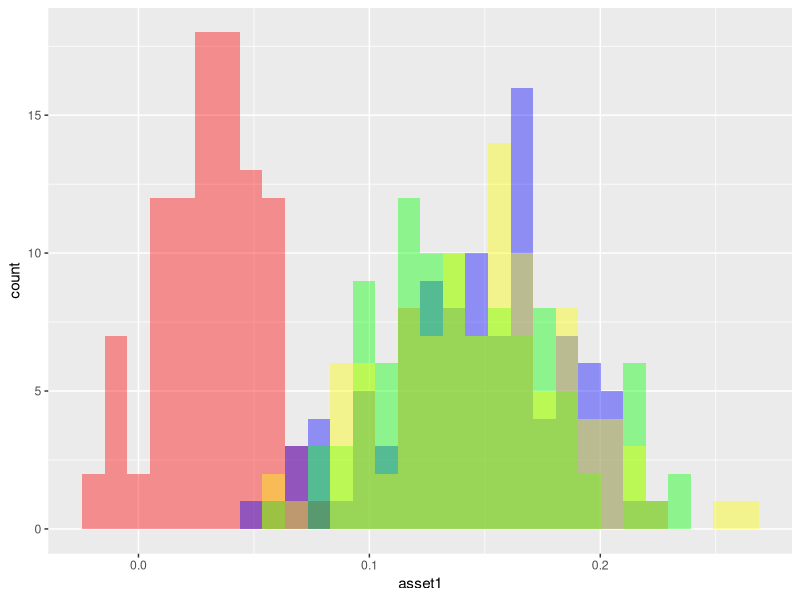
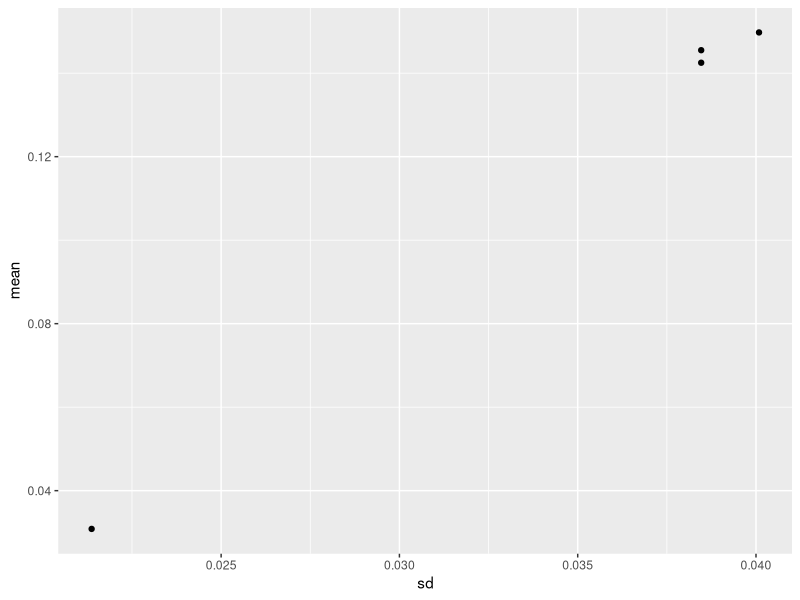
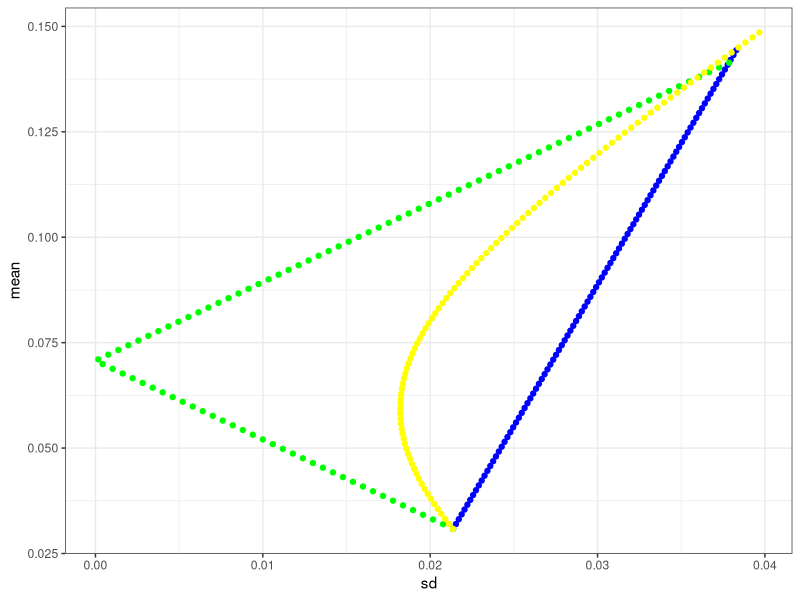

The R script that drew these images, in order:
## ---- chunk 1
library(tidyverse)
## ---- chunk 2
set.seed(202001303)

asset_1 <- data.frame(return = rnorm(100, mean = 0.03, sd = 0.02))

# perfect positive linear correlation
asset_2 <- data.frame(return = 0.09 + asset_1 * 1.8)
## theoretical mean: 0.09 + 0.03 * 1.8 = 0.144
## theoretical var: 1.8^2 * 0.02^2
## theoretical sd: 1.8 * 0.02 = 0.036


# perfect negative linear correlation
asset_3 <- data.frame(return = 0.198 - asset_1 * 1.8)
## theoretical mean: 0.198 - 0.03 * 1.8 = 0.144
## theoretical var: 1.8^2 * 0.02^2
## theoretical sd: 1.8 * 0.02 = 0.036

# somewhere in between correlated
asset_4 <- data.frame(return = rnorm(100, mean = 0.144, sd = 0.036))


combined_return <- data.frame(cbind(asset_1, asset_2, asset_3, asset_4)) %>%
  `colnames<-`(c("asset1", "asset2", "asset3", "asset4"))


# plot 4 assets' returns
ggplot(combined_return) +
  geom_histogram(aes(asset1), fill = 'red', alpha = 0.4) +
  geom_histogram(aes(asset2), fill = 'blue', alpha = 0.4) +
  geom_histogram(aes(asset3), fill = 'green', alpha = 0.4) +
  geom_histogram(aes(asset4), fill = "yellow", alpha = 0.4)

cor(asset_1, asset_2)
cor(asset_1, asset_3)
cor(asset_1, asset_4)

# 4 assets' summary
## mean
mean_1 = mean(asset_1$return)
mean_2 = mean(asset_2$return)
mean_3 = mean(asset_3$return)
mean_4 = mean(asset_4$return)

## sd
sd_1 = sqrt(var(asset_1$return))
sd_2 = sqrt(var(asset_2$return))
sd_3 = sqrt(var(asset_3$return))
sd_4 = sqrt(var(asset_4$return))

# plot result of 4 simulated assets
tibble(sapply(combined_return, sd), sapply(combined_return, mean)) %>%
  `colnames<-`(c("sd", "mean")) %>%
  ggplot(aes(x=sd, y=mean)) +
    geom_point()
## ---- chunk 3
#### PERFECTLY POSITIVE ####
## mix options, sequence from 0.01 (1% of asset 1) to 1.00 (100% of asset 1)
mix <- seq(100)/100

# each column is a mix option
positive_porfolio <- data.frame(mix[1] * asset_1 + (1-mix[1]) * asset_2)
for (i in (2:100)){
  temp = mix[i] * asset_1 + (1-mix[i]) * asset_2
  positive_porfolio <- cbind(positive_porfolio, temp)
}

# change column names
col_names_mix <- c(paste0(1:100, "%"))
colnames(positive_porfolio) <- col_names_mix

positive_portfolio_result <- data.frame(sapply(positive_porfolio, sd), sapply(positive_porfolio, mean)) %>%
  `colnames<-`(c("sd", "mean"))

#### PERFECTLY NEGATIVE ####
negative_portfolio <- data.frame(mix[1] * asset_1 + (1-mix[1]) * asset_3)
for (i in (2:100)){
  temp = mix[i] * asset_1 + (1-mix[i]) * asset_3
  negative_portfolio <- cbind(negative_portfolio, temp)
}

# cahnge column names
colnames(negative_portfolio) <- col_names_mix

negative_portfolio_result <- data.frame(sapply(negative_portfolio, sd), sapply(negative_portfolio, mean)) %>%
  `colnames<-`(c("sd", "mean"))

#### IN BETWEEN ####
middle_portfolio <- data.frame(mix[1] * asset_1 + (1-mix[1]) * asset_4)
for (i in (2:100)){
  temp = mix[i] * asset_1 + (1-mix[i]) * asset_4
  middle_portfolio <- cbind(middle_portfolio, temp)
}

# cahnge column names
colnames(middle_portfolio) <- col_names_mix

middle_portfolio_result <- data.frame(sapply(middle_portfolio, sd), sapply(middle_portfolio, mean)) %>%
  `colnames<-`(c("sd", "mean"))


#### plot combination ####
ggplot(NULL, aes(x=sd, y=mean)) +
  geom_point(data = positive_portfolio_result, color = 'blue') +
  geom_point(data = negative_portfolio_result, color = "green") +
  geom_point(data = middle_portfolio_result, color = "yellow") +
  theme_bw()
